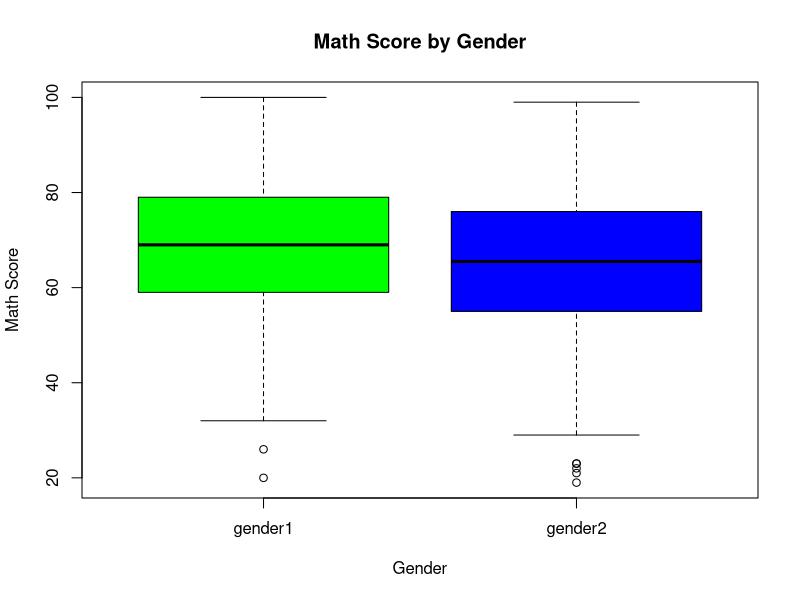
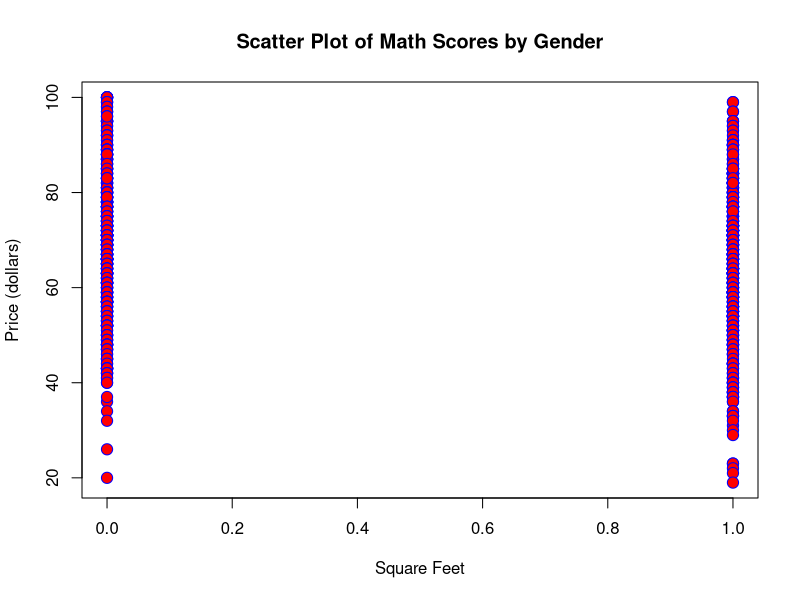

These charts were generated, in order, by the following R code:
## ---- chunk 1
knitr::opts_chunk$set(echo = TRUE, error=TRUE)
## ---- chunk 2
exams<-read.csv("../../data/exams.csv")
## ---- chunk 3
head(exams)
str(exams)
## ---- chunk 4
boxplot(exams$mathscore ~ exams$gender,
        main = "Math Score by Gender",
        xlab = "Gender",
        ylab = "Math Score",
        col = c("green","blue") )
## ---- chunk 5

tapply(exams$mathscore, exams$gender, mean)
tapply(exams$mathscore, exams$gender, sd)
tapply(exams$gender, exams$gender, length)
mean(exams$mathscore, na.rm=TRUE)

## ---- chunk 6
exams$is.gender2 <- ifelse(exams$gender=="gender2", 1,0)

head(exams[ c("gender", "is.gender2")], 10)
## ---- chunk 7
plot( exams$mathscore ~ exams$is.gender2, 
     main = "Scatter Plot of Math Scores by Gender",
     xlab = "Square Feet",
     ylab = "Price (dollars)",
     col = "blue",                 
     bg = "red",                    
     pch = 21,                    
     cex = 1.5)                   
     
## ---- chunk 8
linMod.math.isgender2 <- lm( mathscore ~ is.gender2, data = exams)

summary(linMod.math.isgender2)
## ---- chunk 9

## ---- chunk 10

## ---- chunk 11


## ---- chunk 12

## ---- chunk 13

## ---- chunk 14

## ---- chunk 15
exams$lunch <- factor(exams$lunch,
                      levels = c("standard", "free/reduced") )
## ---- chunk 16

## ---- chunk 17

## ---- chunk 18

## ---- chunk 19
mult4 <- lm(mathscore ~ gender + lunch + readingscore, data=exams)
summary(mult4)
## ---- chunk 20

## ---- chunk 21

## ---- chunk 22

## ---- chunk 23

